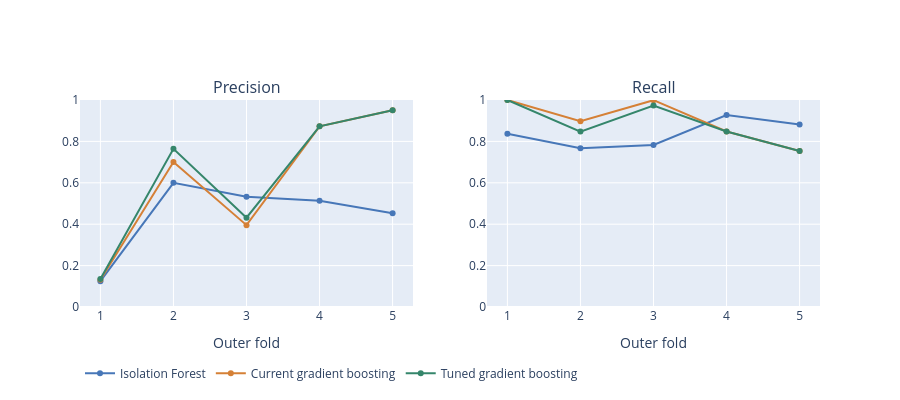

The notebook cell saved with this chart:
### Markdown cell above
## Does tuning help consistently?

Pooled precision can hide difficult groups. These plots compare precision and recall in each outer fold, using the same excluded groups for all three procedures. The table also shows whether inner selection met the minimum recall requirements. A failed requirement invokes the declared fallback and remains visible in the audit.

The tuned procedure may choose different hyperparameters in different folds. That is expected when evaluating a tuning procedure. None of those choices uses the corresponding outer-assessment labels.

### Code cell
fold_rows = []
for fold in result["fold_results"]:
    for name, outcome in fold["procedures"].items():
        m = outcome["assessment"]["pooled"]
        fold_rows.append(
            {
                "fold": fold["fold"],
                "procedure": names[name],
                "candidate": outcome["candidate"],
                "precision": m["precision"],
                "recall": m["recall"],
                "training_precision": outcome["training"]["precision"],
                "training_recall": outcome["training"]["recall"],
                "inner_status": outcome["selection"]["status"],
            }
        )
folds = pd.DataFrame(fold_rows)
fig = make_subplots(rows=1, cols=2, subplot_titles=["Precision", "Recall"])
for procedure, color in zip(names.values(), ["#4777b8", "#d58036", "#35866b"], strict=True):
    selected = folds.loc[folds.procedure.eq(procedure)]
    for column, metric in enumerate(["precision", "recall"], start=1):
        fig.add_trace(
            go.Scatter(
                x=selected.fold,
                y=selected[metric],
                name=procedure,
                legendgroup=procedure,
                showlegend=column == 1,
                mode="lines+markers",
                line={"color": color},
                marker={"color": color},
            ),
            row=1,
            col=column,
        )
fig.update_yaxes(range=[0, 1])
fig.update_xaxes(title_text="Outer fold", dtick=1)
fig.update_layout(height=400, legend={"orientation": "h", "y": -0.25})
fig.show()
folds

### Figure 1 — Plotly figure (JSON) as saved in the notebook; plotly's stock layout.template omitted (floating-point values rounded to 4 significant figures)
{"data": [{"legendgroup": "Isolation Forest", "line": {"color": "#4777b8"}, "marker": {"color": "#4777b8"}, "mode": "lines+markers", "name": "Isolation Forest", "showlegend": true, "type": "scatter", "x": [1, 2, 3, 4, 5], "xaxis": "x", "y": [0.1249, 0.6001, 0.5331, 0.5127, 0.4533], "yaxis": "y"}, {"legendgroup": "Isolation Forest", "line": {"color": "#4777b8"}, "marker": {"color": "#4777b8"}, "mode": "lines+markers", "name": "Isolation Forest", "showlegend": false, "type": "scatter", "x": [1, 2, 3, 4, 5], "xaxis": "x2", "y": [0.8366, 0.7666, 0.7824, 0.9273, 0.8817], "yaxis": "y2"}, {"legendgroup": "Current gradient boosting", "line": {"color": "#d58036"}, "marker": {"color": "#d58036"}, "mode": "lines+markers", "name": "Current gradient boosting", "showlegend": true, "type": "scatter", "x": [1, 2, 3, 4, 5], "xaxis": "x", "y": [0.1313, 0.7008, 0.3954, 0.873, 0.9503], "yaxis": "y"}, {"legendgroup": "Current gradient boosting", "line": {"color": "#d58036"}, "marker": {"color": "#d58036"}, "mode": "lines+markers", "name": "Current gradient boosting", "showlegend": false, "type": "scatter", "x": [1, 2, 3, 4, 5], "xaxis": "x2", "y": [1.0, 0.8977, 0.9991, 0.8481, 0.7539], "yaxis": "y2"}, {"legendgroup": "Tuned gradient boosting", "line": {"color": "#35866b"}, "marker": {"color": "#35866b"}, "mode": "lines+markers", "name": "Tuned gradient boosting", "showlegend": true, "type": "scatter", "x": [1, 2, 3, 4, 5], "xaxis": "x", "y": [0.1352, 0.7641, 0.4315, 0.873, 0.9503], "yaxis": "y"}, {"legendgroup": "Tuned gradient boosting", "line": {"color": "#35866b"}, "marker": {"color": "#35866b"}, "mode": "lines+markers", "name": "Tuned gradient boosting", "showlegend": false, "type": "scatter", "x": [1, 2, 3, 4, 5], "xaxis": "x2", "y": [1.0, 0.8473, 0.9731, 0.8481, 0.7539], "yaxis": "y2"}], "layout": {"annotations": [{"font": {"size": 16}, "showarrow": false, "text": "Precision", "x": 0.225, "xanchor": "center", "xref": "paper", "y": 1.0, "yanchor": "bottom", "yref": "paper"}, {"font": {"size": 16}, "showarrow": false, "text": "Recall", "x": 0.775, "xanchor": "center", "xref": "paper", "y": 1.0, "yanchor": "bottom", "yref": "paper"}], "height": 400, "legend": {"orientation": "h", "y": -0.25}, "xaxis": {"anchor": "y", "domain": [0.0, 0.45], "dtick": 1, "title": {"text": "Outer fold"}}, "xaxis2": {"anchor": "y2", "domain": [0.55, 1.0], "dtick": 1, "title": {"text": "Outer fold"}}, "yaxis": {"anchor": "x", "domain": [0.0, 1.0], "range": [0, 1]}, "yaxis2": {"anchor": "x2", "domain": [0.0, 1.0], "range": [0, 1]}}}
